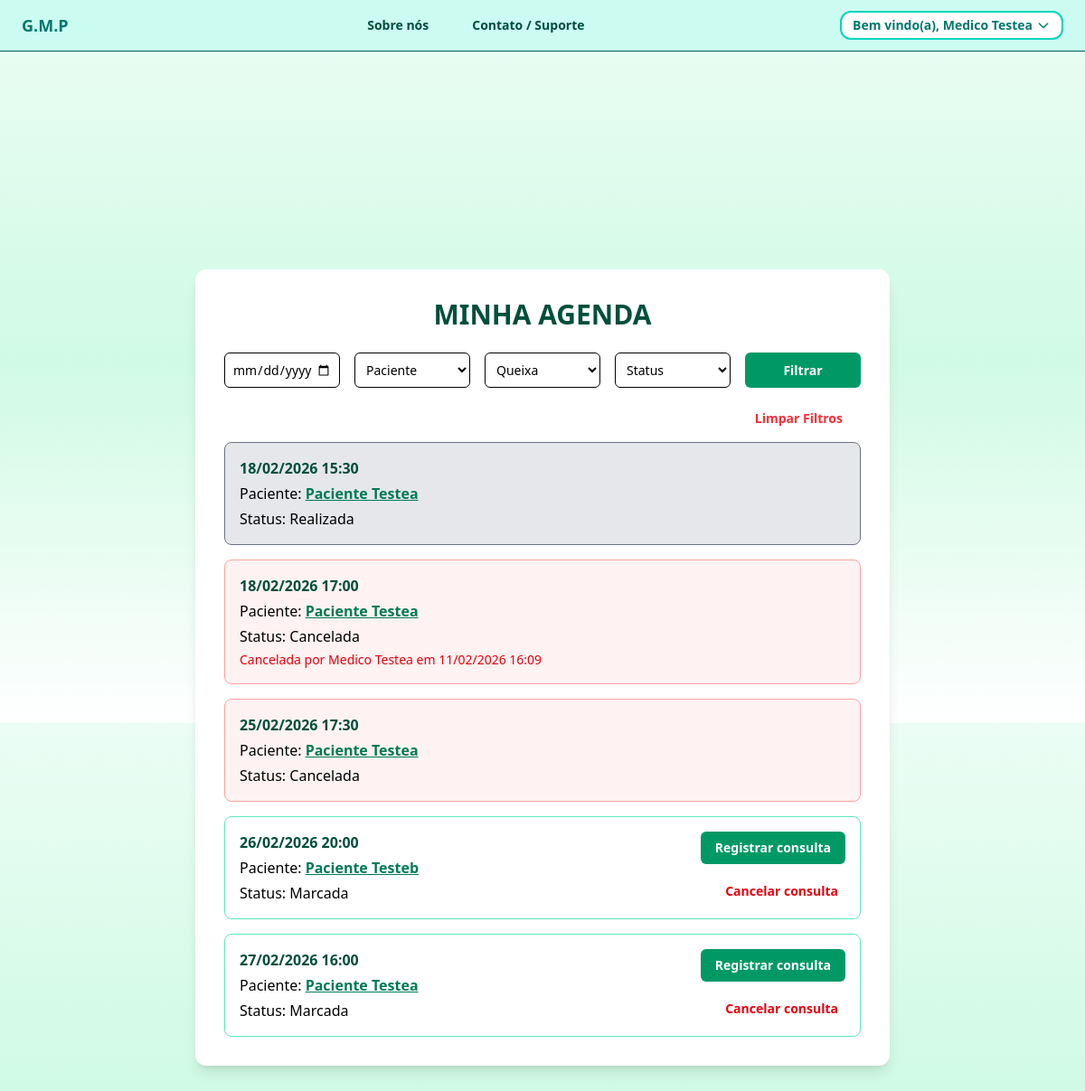
/consultas/agenda/ (signed in), run on the app's committed database.
### gmp/usuarios/models.py (models this page shows, shortened)
class CustomUser(AbstractBaseUser, PermissionsMixin):
    ROLE_CHOICES = [
        ('paciente', 'Paciente'),
        ('medico', 'Médico'),
        ('superadm', 'Super Administrador'),
    ]
    QUEIXA_CHOICES = [
        ('depressao', 'Depressão'),
        ('ansiedade', 'Ansiedade'),
        ('tag', 'TAG'),
        ('toc', 'TOC'),
        ('bipolaridade', 'Bipolaridade'),
        ('esquizofrenia', 'Esquizofrenia'),
        ('outros', 'Outros'),
    ]
    nome = models.CharField(max_length=255, blank=True, null=True)
    email = models.EmailField(unique=True, blank=False, null=False)
    idade = models.PositiveIntegerField(blank=True, null=True)
    queixa = models.CharField(max_length=25, choices=QUEIXA_CHOICES, default='depressao')
    role = models.CharField(max_length=20, choices=ROLE_CHOICES, default='paciente')
    telefone = models.CharField(max_length=20, blank=True, null=True)
    origem = models.CharField(max_length=50, blank=True)
    foto_perfil = models.ImageField(upload_to='foto_perfil/', blank=True, null=True)
    is_active = models.BooleanField(default=True)
    is_staff = models.BooleanField(default=False)
    date_joined = models.DateTimeField(default=timezone.now)
    USERNAME_FIELD = 'email'
    REQUIRED_FIELDS = []
    objects = CustomUserManager()

### gmp/consultas/models.py (models this page shows, shortened)
class AgendamentoConsulta(models.Model):
    STATUS_CHOICES = [
        ('marcada', 'Marcada'),
        ('realizada', 'Realizada'),
        ('cancelada', 'Cancelada'),
        ('nao_realizada', 'Não Realizada'),
    ]
    paciente = models.ForeignKey(
        User,
        on_delete=models.CASCADE,
        related_name='consultas_como_paciente'
    )
    medico = models.ForeignKey(
        User,
        on_delete=models.CASCADE,
        related_name='consultas_como_medico'
    )
    data_hora = models.DateTimeField()
    status = models.CharField(
        max_length=15,
        choices=STATUS_CHOICES,
        default='marcada'
    )
    cancelado_por = models.ForeignKey(
        settings.AUTH_USER_MODEL,
        null=True,
        blank=True,
        on_delete=models.SET_NULL,
        related_name='cancelamentos_realizados'
    )
    criado_em = models.DateTimeField(auto_now_add=True)
    atualizado_em = models.DateTimeField(auto_now=True)
    cancelado_em = models.DateTimeField(null=True, blank=True)
    class Meta:
        unique_together = [
            ('medico', 'data_hora'),
            ('paciente', 'data_hora')
        ]
        ordering = ['-data_hora']
    @classmethod
    def atualizar_consultas_expiradas(cls):
        agora = timezone.now()
        limite = agora - timedelta(hours=2)
        consultas_expiradas = cls.objects.filter(
            status='marcada',
            data_hora__lt=limite
        ).select_related('paciente', 'medico')

### gmp/consultas/views.py (the view)
# urls.py: path('agenda/', views.agenda_medico, name='agenda_medico'),
@login_required
def agenda_medico(request):
    if not medico_ou_superadmin(request.user):
        raise PermissionDenied
    AgendamentoConsulta.atualizar_consultas_expiradas()
    hoje = localdate()
    consultas = AgendamentoConsulta.objects.filter(
        data_hora__gte=timezone.now()
    )
    if request.user.role == 'medico':
        consultas = consultas.filter(medico=request.user)
    data = request.GET.get('data')
    paciente_id = request.GET.get('paciente_id')
    queixa = request.GET.get('queixa')
    queixas_choices = User.QUEIXA_CHOICES
    status = request.GET.get('status')
    status_choices = AgendamentoConsulta.STATUS_CHOICES
    if data:
        consultas = consultas.filter(data_hora__date=data)
    if paciente_id:
        consultas = consultas.filter(paciente_id=paciente_id)
    if queixa:
        consultas = consultas.filter(
            paciente__queixa=queixa
        )
    if status:
        consultas = consultas.filter(status=status)
    consultas = consultas.order_by('data_hora')
    if (data or paciente_id or queixa) and not consultas.exists():
        messages.info(
            request,
            "Não há consultas registradas com estes parâmetros."
        )
    if request.user.role == 'medico':
        pacientes = User.objects.filter(
            consultas_como_paciente__medico=request.user
        ).only('id', 'nome').distinct()
    else:
        pacientes = User.objects.none()
    return render(request, 'gmp/agenda_medico.html', {
        'consultas': consultas,
        'hoje': hoje,
        'now': timezone.now(),
        'pacientes': pacientes,
        'queixas_choices': queixas_choices,
        'status_choices': status_choices,
    })

### gmp/consultas/views.py (called while the page is built)
def medico_ou_superadmin(user):
    return user.is_authenticated and user.role in ['medico', 'superadm']

### gmp/consultas/templates/gmp/agenda_medico.html (shortened to what this page needs)
{% extends "main.html" %}
{% block body %}
<div class="min-h-screen pt-2 flex items-center justify-center">
  <div class="w-full max-w-3xl bg-white rounded-xl shadow-lg p-8">
    <h2 class="text-3xl font-semibold text-center text-emerald-900 mb-6">
      MINHA AGENDA
    </h2>
    {% if consultas %}
      <div class="space-y-4">
        <form method="get" class="mb-6 grid grid-cols-1 md:grid-cols-5 cursor-pointer gap-4">
          <input type="date"
                name="data"
                value="{{ request.GET.data }}"
                class="border rounded-md p-2 text-sm">
          <select name="paciente_id"
                  class="border rounded-md p-2 text-sm">
              <option value="">Paciente</option>
          </select>
          <select name="queixa"
                  class="border rounded-md p-2 text-sm">
              <option value="">Queixa</option>
          </select>
          <select name="status"
                  class="border rounded-md p-2 text-sm">
              <option value="">Status</option>
          </select>
          <button type="submit"
                  class="cursor-pointer bg-emerald-600 text-white rounded-md px-4 py-2 text-sm font-semibold hover:bg-emerald-700 transition">
            Filtrar
          </button>
        </form>
        <div class="justify-end flex mb-4">
          <a href="{% url 'agenda_medico' %}" class="mr-1 cursor-pointer text-red-500 rounded-md px-4 text-sm font-semibold transition text-center">
              Limpar Filtros
          </a>
        </div>
        {% for consulta in consultas %}
          <div class="border border-emerald-300 rounded-lg p-4 flex justify-between items-start cursor-pointer
                      {% if consulta.status == 'cancelada' %} border-red-300 bg-red-50 hover:bg-red-100 transition {% endif %}
                      {% if consulta.status == 'realizada' %} border-gray-500 bg-gray-200 hover:bg-gray-300 transition {% endif %}
                      hover:bg-emerald-50 transition">
            <div class="space-y-1">
              <p class="font-semibold text-emerald-900">
                {{ consulta.data_hora|date:"d/m/Y H:i" }}
              </p>
              <p>
                Paciente:
                <a href="{% url 'historico_paciente' consulta.paciente.id %}"
                   class="text-emerald-700 underline font-semibold">
                  {{ consulta.paciente.nome }}
                </a>
              </p>
              <p>Status: {{ consulta.get_status_display }}</p>
              {% if consulta.status == 'cancelada' and consulta.cancelado_por %}
                  {% if user.role == 'medico' or user.role == 'superadm' %}
                      <p class="text-sm text-red-600 mt-1">
                          Cancelada por {{ consulta.cancelado_por.nome }}
                          em {{ consulta.cancelado_em|date:"d/m/Y H:i" }}
                      </p>
                  {% endif %}
              {% endif %}
            </div>
            <div class="flex flex-col gap-2 text-right">
              {% if consulta.status == 'marcada' %}
                <a href="{% url 'cadastrar_consulta' consulta.id %}"
                   class="bg-emerald-600 text-white px-4 py-2 rounded-md
                          font-semibold hover:bg-emerald-700 transition text-sm">
                  Registrar consulta
                </a>
                <form method="post"
                      action="{% url 'cancelar_consulta' consulta.id %}">
                  <button type="submit"
                          class="text-sm mt-3 mr-2 text-red-600 cursor-pointer font-semibold hover:underline">
                    Cancelar consulta
                  </button>
                </form>
              {% endif %}
            </div>
          </div>
        {% endfor %}
      </div>
    {% else %}
      <p class="text-center text-gray-600">
        Nenhuma consulta na agenda.
      </p>
    {% endif %}
  </div>
</div>
{% endblock body %}

### templates/main.html (shortened to what this page needs)
<!DOCTYPE html>
<html lang="pt-br" class="scroll-smooth">
<head>
    <script src="https://unpkg.com/@tailwindcss/browser@4"></script>
</head>
<body class="pt-16 min-h-screen bg-gradient-to-b from-emerald-50 via-emerald-100 to-emerald-150">
<header class="fixed top-0 inset-x-0 z-50 bg-teal-100 border-b border-teal-800">
    <nav class="flex items-center justify-between px-6 py-3">
        <div class="flex items-center gap-6">
            <a href="{% url 'home' %}" class="text-teal-700 font-extrabold text-lg">
                G.M.P
            </a>
        </div>
        <div class="ml-12 flex gap-12 text-sm font-semibold text-emerald-900">
            {% if request.resolver_match.url_name == 'home' %}
                <a href="#sobre" class="hover:text-emerald-600 transition">
                    Sobre nós
                </a>
            {% else %}
                <a href="{% url 'home' %}#sobre" class="hover:text-emerald-600 transition">
                    Sobre nós
                </a>
            {% endif %}
            {% if request.resolver_match.url_name == 'home' %}
                <a href="#contato" class="hover:text-emerald-600 transition">
                    Contato / Suporte
                </a>
            {% else %}
                <a href="{% url 'home' %}#contato" class="hover:text-emerald-600 transition">
                    Contato / Suporte
                </a>
            {% endif %}
        </div>
        <div class="relative">
            {% if request.user.is_authenticated and request.user.is_staff %}
                <button id="userMenuButton"
                    class="flex cursor-pointer items-center gap-1 bg-white border-2 border-teal-400 rounded-xl px-3 py-1 text-sm font-semibold text-teal-700 hover:bg-teal-50">
                    Bem vindo(a), {{ request.user.nome }}
                    <svg class="w-4 h-4" fill="none" stroke="currentColor" stroke-width="2" viewBox="0 0 24 24">
                        <path stroke-linecap="round" stroke-linejoin="round" d="M19 9l-7 7-7-7"/>
                    </svg>
                </button>
                <div id="userDropdown" class="hidden absolute right-0 mt-2 w-48 bg-white rounded-md shadow-lg py-2 text-sm z-50">
                    <a href="{% url 'cadastro' %}" class="block px-4 py-2 hover:bg-gray-100 text-emerald-900">
                        Novo cadastro
                    </a>
                    <a href="{% url 'home' %}" class="block px-4 py-2 hover:bg-gray-100 text-emerald-900">
                        Consultas
                    </a>
                    <a href="{% url 'perfil_usuario' %}" class="block px-4 py-2 hover:bg-gray-100 text-emerald-900">
                        Minhas informações
                    </a>
                    <form action="{% url 'logout' %}" method="post">
                        {% csrf_token %}
                        <button type="submit" class="w-full cursor-pointer text-left px-4 py-2 hover:bg-red-100 text-red-600">
                            Sair
                        </button>
                    </form>
                </div>
            {% elif request.user.is_authenticated and request.user.role == 'medico' %}
                <button id="userMenuButton"
                    class="flex cursor-pointer items-center gap-1 bg-white border-2 border-teal-400 rounded-xl px-3 py-1 text-sm font-semibold text-teal-700 hover:bg-teal-50">
                    Bem vindo(a), {{ request.user.nome }}
                    <svg class="w-4 h-4" fill="none" stroke="currentColor" stroke-width="2" viewBox="0 0 24 24">
                        <path stroke-linecap="round" stroke-linejoin="round" d="M19 9l-7 7-7-7"/>
                    </svg>
                </button>
            {% else %}
                {% if request.resolver_match.url_name == 'home' %}
                    <a href="{% url 'login' %}" class="bg-white border-2 border-teal-400 rounded-xl px-3 py-1 text-sm font-semibold text-teal-700 hover:bg-teal-50">
                        LOGIN
                    </a>
                {% endif %}
            {% endif %}
        </div>
    </nav>
</header>
<main>
    {% block body %}{% endblock body %}
</main>
</body>
</html>

### data on the page
CustomUser: user.nome "Medico Testea"
AgendamentoConsulta: data_hora "18/02/2026 15:30", paciente.nome "Paciente Testea", status "Realizada"
AgendamentoConsulta: data_hora "18/02/2026 17:00", paciente.nome "Paciente Testea", status "Cancelada", cancelado_por.nome "Medico Testea", cancelado_em "11/02/2026 16:09"
AgendamentoConsulta: data_hora "25/02/2026 17:30", paciente.nome "Paciente Testea", status "Cancelada"
AgendamentoConsulta: data_hora "26/02/2026 20:00", paciente.nome "Paciente Testeb", status "Marcada", shows "Registrar consulta"
AgendamentoConsulta: data_hora "27/02/2026 16:00", paciente.nome "Paciente Testea", status "Marcada", shows "Registrar consulta"
